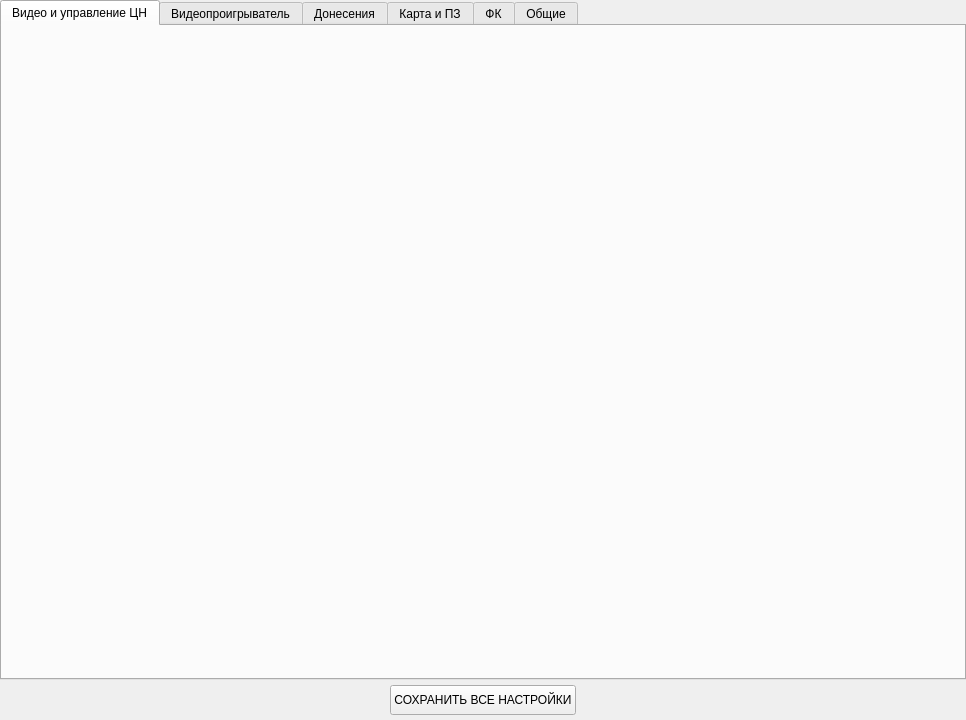
<?xml version="1.0" encoding="UTF-8"?>
<ui version="4.0">
 <class>Form</class>
 <widget class="QWidget" name="Form">
  <property name="geometry">
   <rect>
    <x>0</x>
    <y>0</y>
    <width>966</width>
    <height>720</height>
   </rect>
  </property>
  <property name="sizePolicy">
   <sizepolicy hsizetype="Fixed" vsizetype="Fixed">
    <horstretch>0</horstretch>
    <verstretch>0</verstretch>
   </sizepolicy>
  </property>
  <property name="windowTitle">
   <string>Form</string>
  </property>
  <widget class="QTabWidget" name="tsettingsTab">
   <property name="geometry">
    <rect>
     <x>0</x>
     <y>0</y>
     <width>966</width>
     <height>680</height>
    </rect>
   </property>
   <property name="sizePolicy">
    <sizepolicy hsizetype="Expanding" vsizetype="Expanding">
     <horstretch>0</horstretch>
     <verstretch>0</verstretch>
    </sizepolicy>
   </property>
   <property name="currentIndex">
    <number>0</number>
   </property>
   <widget class="QWidget" name="tab">
    <attribute name="title">
     <string>Видео и управление ЦН</string>
    </attribute>
   </widget>
   <widget class="QWidget" name="tab_2">
    <attribute name="title">
     <string>Видеопроигрыватель</string>
    </attribute>
   </widget>
   <widget class="QWidget" name="tab_3">
    <attribute name="title">
     <string>Донесения</string>
    </attribute>
   </widget>
   <widget class="QWidget" name="tab_6">
    <attribute name="title">
     <string>Карта и ПЗ</string>
    </attribute>
   </widget>
   <widget class="QWidget" name="tab_5">
    <attribute name="title">
     <string>ФК</string>
    </attribute>
   </widget>
   <widget class="QWidget" name="tab_4">
    <attribute name="title">
     <string>Общие</string>
    </attribute>
   </widget>
  </widget>
  <widget class="QPushButton" name="pushButton">
   <property name="geometry">
    <rect>
     <x>390</x>
     <y>685</y>
     <width>186</width>
     <height>30</height>
    </rect>
   </property>
   <property name="text">
    <string>СОХРАНИТЬ ВСЕ НАСТРОЙКИ</string>
   </property>
  </widget>
 </widget>
 <resources/>
 <connections/>
</ui>
